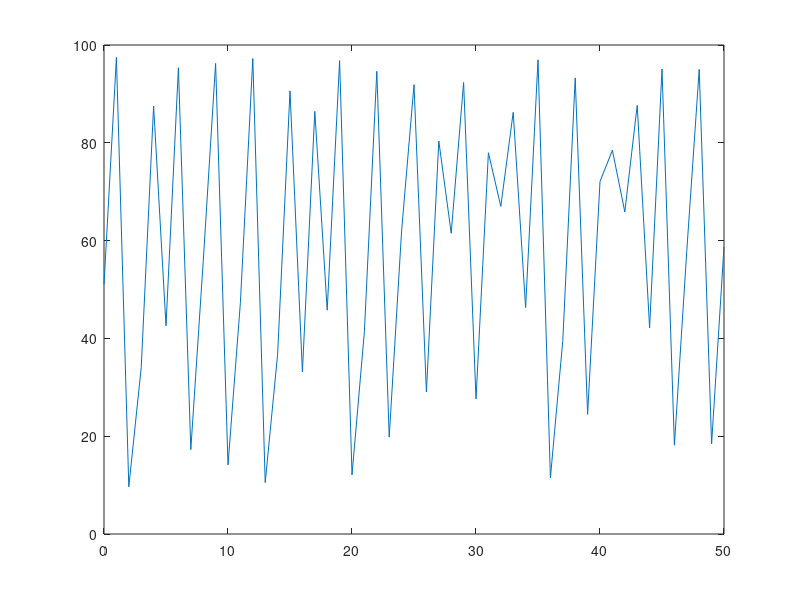

Here is the MATLAB script that generated this plot:
close all;

f=inline('r*N*(1-N/K)','N','r','K');

r=3.9;
K=100;
N0=51;

N=[N0];

tend=50;

for i=1:tend,
    Ntmp=f(N(end),r,K);
    N=[N;Ntmp];
end;

t=0:tend;

plot(t,N);